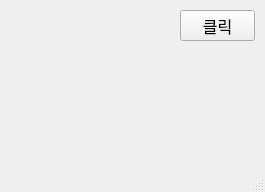
<?xml version="1.0" encoding="UTF-8"?>
<ui version="4.0">
 <class>MainWindow</class>
 <widget class="QMainWindow" name="MainWindow">
  <property name="geometry">
   <rect>
    <x>0</x>
    <y>0</y>
    <width>265</width>
    <height>192</height>
   </rect>
  </property>
  <property name="windowTitle">
   <string>MainWindow</string>
  </property>
  <widget class="QWidget" name="centralwidget">
   <widget class="QPushButton" name="pushButton">
    <property name="geometry">
     <rect>
      <x>180</x>
      <y>10</y>
      <width>75</width>
      <height>31</height>
     </rect>
    </property>
    <property name="font">
     <font>
      <family>맑은 고딕</family>
      <pointsize>12</pointsize>
     </font>
    </property>
    <property name="mouseTracking">
     <bool>false</bool>
    </property>
    <property name="focusPolicy">
     <enum>Qt::StrongFocus</enum>
    </property>
    <property name="layoutDirection">
     <enum>Qt::LeftToRight</enum>
    </property>
    <property name="text">
     <string>클릭</string>
    </property>
    <property name="flat">
     <bool>false</bool>
    </property>
   </widget>
   <widget class="QLabel" name="label">
    <property name="geometry">
     <rect>
      <x>10</x>
      <y>10</y>
      <width>151</width>
      <height>31</height>
     </rect>
    </property>
    <property name="text">
     <string/>
    </property>
   </widget>
  </widget>
  <widget class="QMenuBar" name="menubar">
   <property name="geometry">
    <rect>
     <x>0</x>
     <y>0</y>
     <width>265</width>
     <height>21</height>
    </rect>
   </property>
  </widget>
  <widget class="QStatusBar" name="statusbar"/>
 </widget>
 <resources/>
 <connections/>
</ui>
